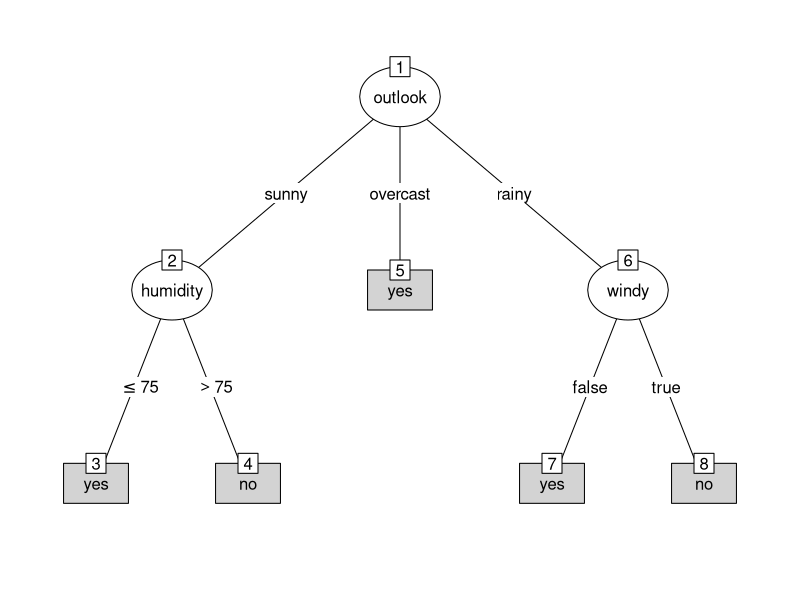
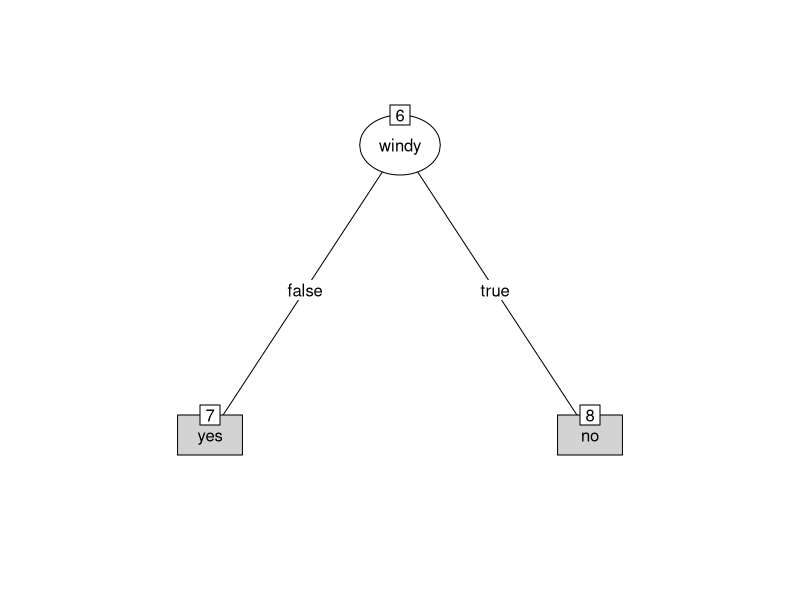
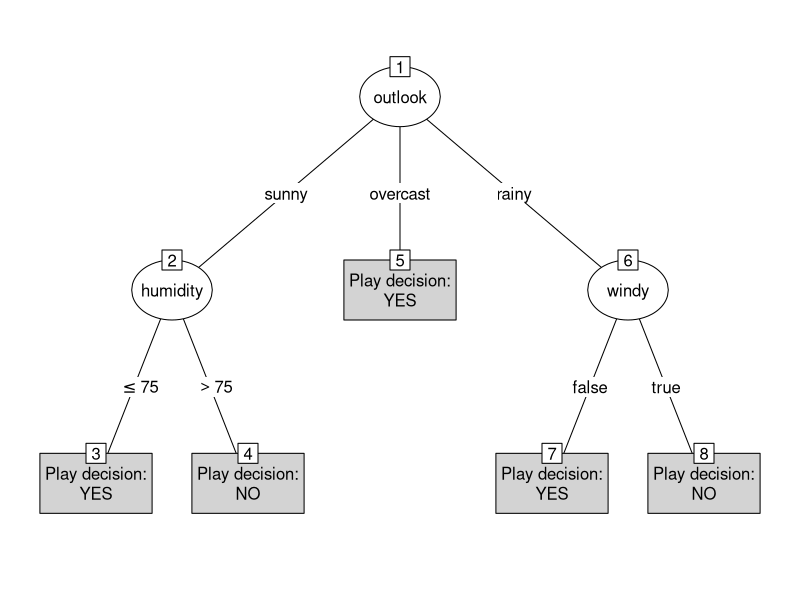
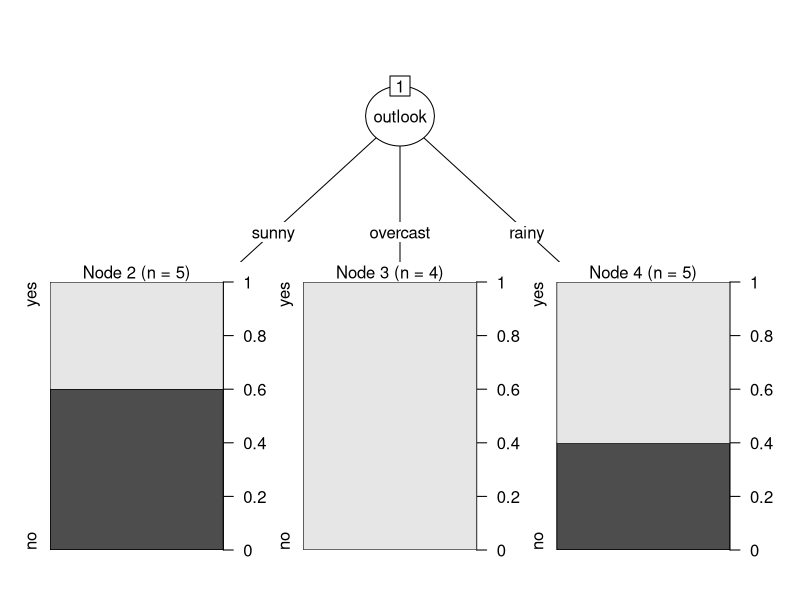

Here is the R script that generated these plots, in order:
## ----setup, echo = FALSE, results = "hide", message = FALSE, warnings = FALSE----
suppressWarnings(RNGversion("3.5.2"))
options(width = 70)
library("partykit")
set.seed(290875)

## ----weather-data---------------------------------------------------
data("WeatherPlay", package = "partykit")
WeatherPlay

## ----weather-plot0, echo=FALSE, fig.height=5, fig.width=7.5---------
py <- party(
  partynode(1L,
    split = partysplit(1L, index = 1:3),
    kids = list(
      partynode(2L,
        split = partysplit(3L, breaks = 75),
        kids = list(
          partynode(3L, info = "yes"),
          partynode(4L, info = "no"))),
      partynode(5L, info = "yes"),
      partynode(6L,
        split = partysplit(4L, index = 1:2),
        kids = list(
          partynode(7L, info = "yes"),
          partynode(8L, info = "no"))))),
  WeatherPlay)
plot(py)

## ----weather-splits-------------------------------------------------
sp_o <- partysplit(1L, index = 1:3)
sp_h <- partysplit(3L, breaks = 75)
sp_w <- partysplit(4L, index = 1:2)

## ----weather-nodes--------------------------------------------------
pn <- partynode(1L, split = sp_o, kids = list(
  partynode(2L, split = sp_h, kids = list(
    partynode(3L, info = "yes"),
    partynode(4L, info = "no"))),
  partynode(5L, info = "yes"),
  partynode(6L, split = sp_w, kids = list(
    partynode(7L, info = "yes"),
    partynode(8L, info = "no")))))

## ----weather-nodes-print--------------------------------------------
pn

## ----weather-party--------------------------------------------------
py <- party(pn, WeatherPlay)
print(py)

## ----weather-plot, eval=FALSE---------------------------------------
# plot(py)

## ----weather-predict------------------------------------------------
predict(py, head(WeatherPlay))

## ----weather-methods-dim--------------------------------------------
length(py)
width(py)
depth(py)

## ----weather-methods-subset-----------------------------------------
py[6]

## ----weather-methods-names------------------------------------------
py2 <- py
names(py2)
names(py2) <- LETTERS[1:8]
py2

## ----weather-methods-nodeids----------------------------------------
nodeids(py)
nodeids(py, terminal = TRUE)

## ----weather-methods-nodeapply--------------------------------------
nodeapply(py, ids = c(1, 7), FUN = function(n) n$info)
nodeapply(py, ids = nodeids(py, terminal = TRUE),
  FUN = function(n) paste("Play decision:", n$info))

## ----weather-methods-predict----------------------------------------
predict(py, FUN = function(n) paste("Play decision:", n$info))

## ----weather-methods-print------------------------------------------
print(py, terminal_panel = function(n)
  c(", then the play decision is:", toupper(n$info)))

## ----weather-methods-plot, eval=FALSE-------------------------------
# plot(py, tp_args = list(FUN = function(i)
#   c("Play decision:", toupper(i))))

## ----weather-methods-plot1, echo=FALSE, fig.height=5, fig.width=7.5----
plot(py[6])

## ----weather-methods-plot2, echo=FALSE, fig.height=5, fig.width=7.5----
plot(py, tp_args = list(FUN = function(i) 
  c("Play decision:", toupper(i))))

## ----weather-prune--------------------------------------------------
nodeprune(py, 2)
nodeprune(py, c(2, 6))

## ----partysplit-1, echo = TRUE--------------------------------------
sp_h <- partysplit(3L, breaks = 75)
class(sp_h)

## ----partysplit-2, echo = TRUE--------------------------------------
unclass(sp_h)

## ----partysplit-3, echo = TRUE--------------------------------------
character_split(sp_h, data = WeatherPlay)

## ----partysplit-4, echo = TRUE--------------------------------------
kidids_split(sp_h, data = WeatherPlay)

## ----partysplit-5, echo = TRUE--------------------------------------
as.numeric(!(WeatherPlay$humidity <= 75)) + 1

## ----partysplit-6, echo = TRUE--------------------------------------
sp_o2 <- partysplit(1L, index = c(1L, 1L, 2L))
character_split(sp_o2, data = WeatherPlay)
table(kidids_split(sp_o2, data = WeatherPlay), WeatherPlay$outlook)

## ----partysplit-6a, echo = TRUE-------------------------------------
unclass(sp_o2)

## ----partysplit-7, echo = TRUE--------------------------------------
sp_o <- partysplit(1L, index = 1L:3L)
character_split(sp_o, data = WeatherPlay)

## ----partysplit-8, echo = TRUE--------------------------------------
sp_t <- partysplit(2L, breaks = c(69.5, 78.8), index = c(1L, 2L, 1L))
character_split(sp_t, data = WeatherPlay)
table(kidids_split(sp_t, data = WeatherPlay),
  cut(WeatherPlay$temperature, breaks = c(-Inf, 69.5, 78.8, Inf)))

## ----partynode-1, echo = TRUE---------------------------------------
n1 <- partynode(id = 1L)
is.terminal(n1)
print(n1)

## ----partynode-2, echo = TRUE---------------------------------------
n1 <- partynode(id = 1L, split = sp_o, kids = lapply(2L:4L, partynode))
print(n1, data = WeatherPlay)

## ----partynode-3, echo = TRUE---------------------------------------
fitted_node(n1, data = WeatherPlay)

## ----partynode-4, echo = TRUE---------------------------------------
kidids_node(n1, data = WeatherPlay)

## ----party-1a, echo = TRUE------------------------------------------
t1 <- party(n1, data = WeatherPlay)
t1

## ----party-1b, echo = TRUE------------------------------------------
party(n1, data = WeatherPlay[0, ])

## ----party-2, echo = TRUE-------------------------------------------
t2 <- party(n1, 
  data = WeatherPlay,
  fitted = data.frame(
    "(fitted)" = fitted_node(n1, data = WeatherPlay),
    "(response)" = WeatherPlay$play,
    check.names = FALSE),
  terms = terms(play ~ ., data = WeatherPlay),
)

## ----party-3, echo=TRUE---------------------------------------------
t2 <- as.constparty(t2)
t2

## ----constparty-plot, echo=FALSE, fig.height=5, fig.width=6---------
plot(t2, tnex = 1.5)

## ----party-4, echo=TRUE---------------------------------------------
nd <- data.frame(outlook = factor(c("overcast", "sunny"),
  levels = levels(WeatherPlay$outlook)))
predict(t2, newdata = nd, type = "response")
predict(t2, newdata = nd, type = "prob")
predict(t2, newdata = nd, type = "node")

## ----bib, echo = FALSE----------------------------------------------
thisdir <- getwd()
bibfile <- system.file("REFERENCES.bib", package = "partykit")
### bibfile may contain spaces LaTeX is unable to deal with on MacOS it seems
if (file.copy(bibfile, to = thisdir, overwrite = TRUE)) {
    bibfile <- "REFERENCES.bib"
} else {
    ### hope for the best
    bibfile <- file.path("..", "inst", "REFERENCES.bib")
}
